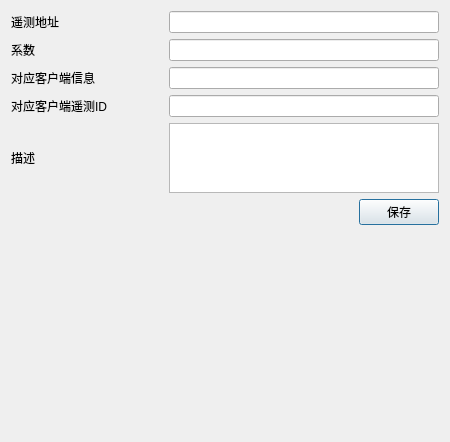
<?xml version="1.0" encoding="UTF-8"?>
<ui version="4.0">
 <class>Server_Telemetry_Info_Form</class>
 <widget class="QDialog" name="Server_Telemetry_Info_Form">
  <property name="geometry">
   <rect>
    <x>0</x>
    <y>0</y>
    <width>450</width>
    <height>442</height>
   </rect>
  </property>
  <property name="minimumSize">
   <size>
    <width>450</width>
    <height>442</height>
   </size>
  </property>
  <property name="maximumSize">
   <size>
    <width>450</width>
    <height>16777215</height>
   </size>
  </property>
  <property name="windowTitle">
   <string>Dialog</string>
  </property>
  <layout class="QGridLayout" name="gridLayout">
   <item row="0" column="0">
    <layout class="QHBoxLayout" name="horizontalLayout_7">
     <item>
      <layout class="QHBoxLayout" name="horizontalLayout_3">
       <item>
        <widget class="QLabel" name="lab_addr">
         <property name="text">
          <string>遥测地址</string>
         </property>
        </widget>
       </item>
       <item>
        <spacer name="horizontalSpacer_2">
         <property name="orientation">
          <enum>Qt::Horizontal</enum>
         </property>
         <property name="sizeHint" stdset="0">
          <size>
           <width>40</width>
           <height>20</height>
          </size>
         </property>
        </spacer>
       </item>
      </layout>
     </item>
     <item>
      <widget class="QLineEdit" name="lineEdit_addr">
       <property name="minimumSize">
        <size>
         <width>270</width>
         <height>0</height>
        </size>
       </property>
       <property name="maximumSize">
        <size>
         <width>270</width>
         <height>16777215</height>
        </size>
       </property>
      </widget>
     </item>
    </layout>
   </item>
   <item row="1" column="0">
    <layout class="QHBoxLayout" name="horizontalLayout_9">
     <item>
      <layout class="QHBoxLayout" name="horizontalLayout_4">
       <item>
        <widget class="QLabel" name="lab_coeff">
         <property name="text">
          <string>系数</string>
         </property>
        </widget>
       </item>
       <item>
        <spacer name="horizontalSpacer_3">
         <property name="orientation">
          <enum>Qt::Horizontal</enum>
         </property>
         <property name="sizeHint" stdset="0">
          <size>
           <width>40</width>
           <height>20</height>
          </size>
         </property>
        </spacer>
       </item>
      </layout>
     </item>
     <item>
      <widget class="QLineEdit" name="lineEdit_coeff">
       <property name="minimumSize">
        <size>
         <width>270</width>
         <height>0</height>
        </size>
       </property>
       <property name="maximumSize">
        <size>
         <width>270</width>
         <height>16777215</height>
        </size>
       </property>
      </widget>
     </item>
    </layout>
   </item>
   <item row="2" column="0">
    <layout class="QHBoxLayout" name="horizontalLayout_10">
     <item>
      <layout class="QHBoxLayout" name="horizontalLayout_5">
       <item>
        <widget class="QLabel" name="lab_clientID">
         <property name="text">
          <string>对应客户端信息</string>
         </property>
        </widget>
       </item>
       <item>
        <spacer name="horizontalSpacer_4">
         <property name="orientation">
          <enum>Qt::Horizontal</enum>
         </property>
         <property name="sizeHint" stdset="0">
          <size>
           <width>13</width>
           <height>20</height>
          </size>
         </property>
        </spacer>
       </item>
      </layout>
     </item>
     <item>
      <widget class="CustomLineEdit" name="lineEdit_clientID">
       <property name="minimumSize">
        <size>
         <width>270</width>
         <height>0</height>
        </size>
       </property>
       <property name="maximumSize">
        <size>
         <width>270</width>
         <height>16777215</height>
        </size>
       </property>
      </widget>
     </item>
    </layout>
   </item>
   <item row="3" column="0">
    <layout class="QHBoxLayout" name="horizontalLayout_11">
     <item>
      <layout class="QHBoxLayout" name="horizontalLayout_6">
       <item>
        <widget class="QLabel" name="lab_clientTA">
         <property name="text">
          <string>对应客户端遥测ID</string>
         </property>
        </widget>
       </item>
       <item>
        <spacer name="horizontalSpacer_5">
         <property name="orientation">
          <enum>Qt::Horizontal</enum>
         </property>
         <property name="sizeHint" stdset="0">
          <size>
           <width>13</width>
           <height>20</height>
          </size>
         </property>
        </spacer>
       </item>
      </layout>
     </item>
     <item>
      <widget class="CustomLineEdit" name="lineEdit_clientTA">
       <property name="minimumSize">
        <size>
         <width>270</width>
         <height>0</height>
        </size>
       </property>
       <property name="maximumSize">
        <size>
         <width>270</width>
         <height>16777215</height>
        </size>
       </property>
      </widget>
     </item>
    </layout>
   </item>
   <item row="4" column="0">
    <layout class="QHBoxLayout" name="horizontalLayout_8">
     <item>
      <layout class="QHBoxLayout" name="horizontalLayout_2">
       <item>
        <widget class="QLabel" name="lab_describe">
         <property name="text">
          <string>描述</string>
         </property>
        </widget>
       </item>
       <item>
        <spacer name="horizontalSpacer_6">
         <property name="orientation">
          <enum>Qt::Horizontal</enum>
         </property>
         <property name="sizeHint" stdset="0">
          <size>
           <width>40</width>
           <height>20</height>
          </size>
         </property>
        </spacer>
       </item>
      </layout>
     </item>
     <item>
      <widget class="MyTextEdit" name="textEdit_server_des">
       <property name="minimumSize">
        <size>
         <width>270</width>
         <height>0</height>
        </size>
       </property>
       <property name="maximumSize">
        <size>
         <width>270</width>
         <height>70</height>
        </size>
       </property>
      </widget>
     </item>
    </layout>
   </item>
   <item row="5" column="0">
    <layout class="QHBoxLayout" name="horizontalLayout">
     <item>
      <spacer name="horizontalSpacer">
       <property name="orientation">
        <enum>Qt::Horizontal</enum>
       </property>
       <property name="sizeHint" stdset="0">
        <size>
         <width>40</width>
         <height>20</height>
        </size>
       </property>
      </spacer>
     </item>
     <item>
      <widget class="QPushButton" name="btn_Save">
       <property name="text">
        <string>保存</string>
       </property>
      </widget>
     </item>
    </layout>
   </item>
   <item row="6" column="0">
    <spacer name="verticalSpacer">
     <property name="orientation">
      <enum>Qt::Vertical</enum>
     </property>
     <property name="sizeHint" stdset="0">
      <size>
       <width>17</width>
       <height>130</height>
      </size>
     </property>
    </spacer>
   </item>
  </layout>
 </widget>
 <customwidgets>
  <customwidget>
   <class>MyTextEdit</class>
   <extends>QTextEdit</extends>
   <header location="global">MyTextEdit.h</header>
  </customwidget>
  <customwidget>
   <class>CustomLineEdit</class>
   <extends>QLineEdit</extends>
   <header location="global">CustomLineEdit.h</header>
  </customwidget>
 </customwidgets>
 <resources/>
 <connections/>
</ui>
